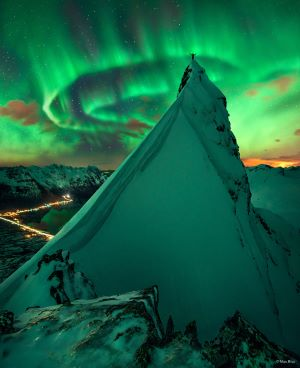
#> input picture homework_1/resources/aurora.jpg, 300 x 368 px
$ python main.py
#> lines starting #> are read from the running program, lines starting #| are printed output that depends on the picture
import cv2
import numpy as np


def display(img_to_show):
    cv2.imshow('IMG', img_to_show)
    cv2.waitKey(0)


# Load an image
img = cv2.imread('resources/aurora.jpg')
#> img is the input picture: shape (368, 300, 3); mean B, G, R 67.3, 97.9, 20.2
display(img)

rows, columns, channels = img.shape
#> rows = 368; columns = 300; channels = 3
img_rgb = np.zeros_like(img)

# Manual conversion
for row in range(rows):
    for column in range(columns):
        pixel = img[row, column, :]
        img_rgb[row, column, 0] = pixel[2]
        img_rgb[row, column, 1] = pixel[1]
        img_rgb[row, column, 2] = pixel[0]

display(img_rgb)

# Automatic conversion
img_bgr2rgb = cv2.cvtColor(img, cv2.COLOR_BGR2RGB)
display(img_bgr2rgb)

# Split the image into three colour channels
red, green, blue = cv2.split(img)
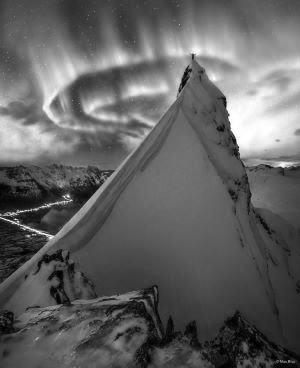
#> green: shape (368, 300); min 0, max 255, mean 97.9
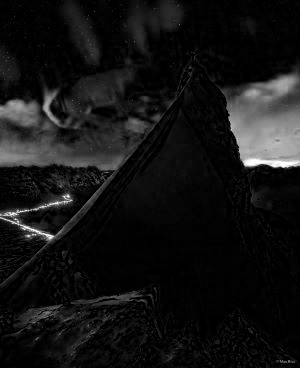
#> blue: shape (368, 300); min 0, max 255, mean 20.2

img1 = cv2.merge([red, green, blue])
img2 = cv2.merge([red, blue, green])
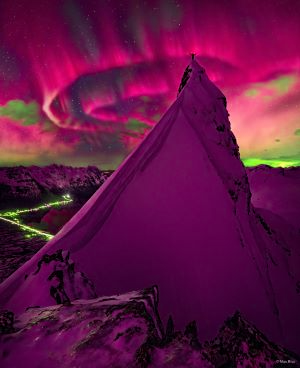
#> img2: shape (368, 300, 3); mean of channels 0, 1, 2 67.3, 20.2, 97.9; drawn as B, G, R
img3 = cv2.merge([green, red, blue])
img4 = cv2.merge([blue, red, green])
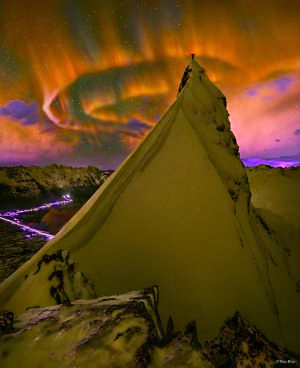
#> img4: shape (368, 300, 3); mean of channels 0, 1, 2 20.2, 67.3, 97.9; drawn as B, G, R

# Create collage
out1 = np.hstack([img1, img2])
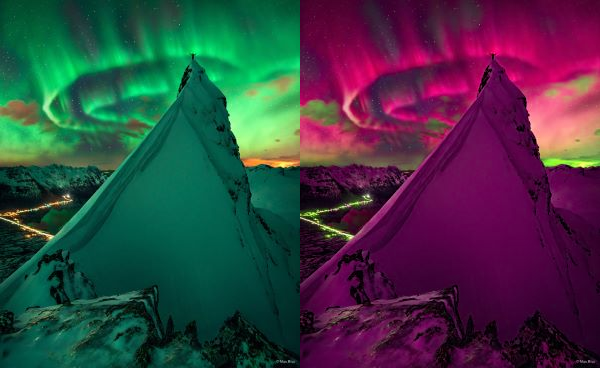
#> out1: shape (368, 600, 3); mean B, G, R 67.3, 59, 59
out2 = np.hstack([img3, img4])
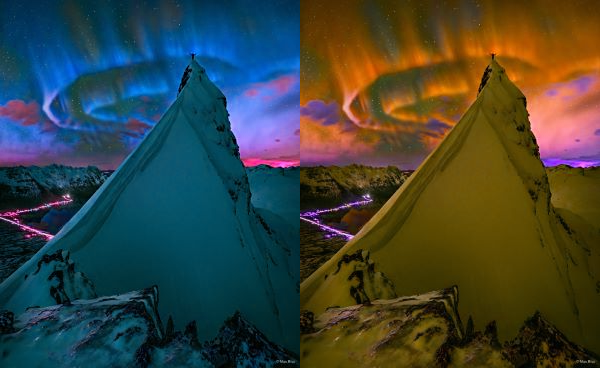
#> out2: shape (368, 600, 3); mean of channels 0, 1, 2 59, 67.3, 59; drawn as B, G, R
out = np.vstack([out1, out2])
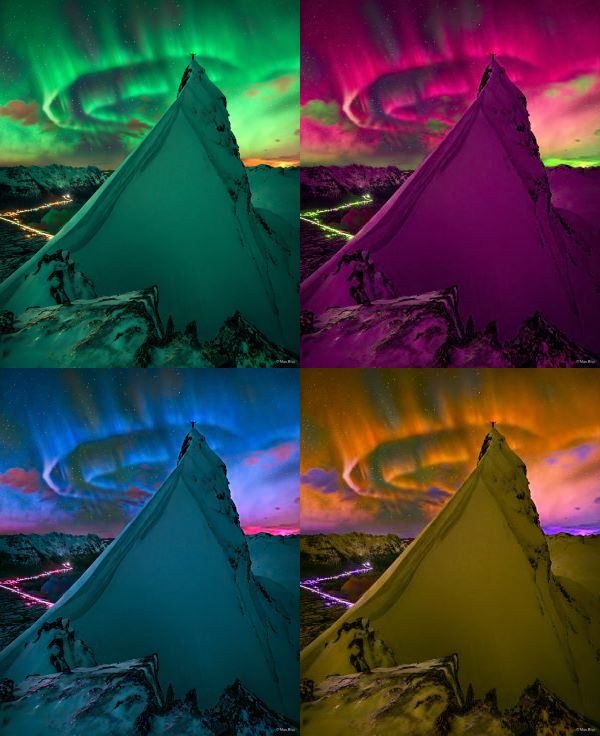
#> out: shape (736, 600, 3); mean B, G, R 63.2, 63.2, 59
display(out)

# Closing all open windows
cv2.destroyAllWindows()
